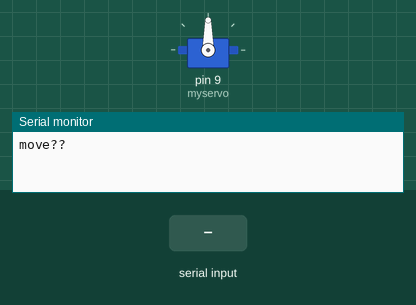
This sketch was run on a simulated Arduino Uno, built with avr-gcc and run on an emulated ATmega328P. Shown: servo, the last lines printed to the serial monitor. Inputs (shaded band) come from the test bench.

Above: at 1.2 s.
1.3 s: "1\n" received over Serial
At 2.0 s:
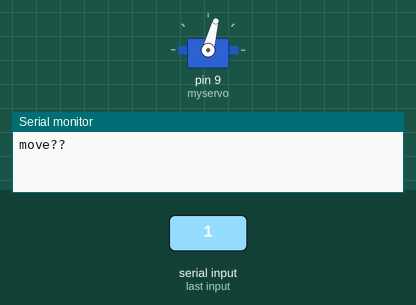
4.1 s: "3\n" received over Serial
At 4.7 s:
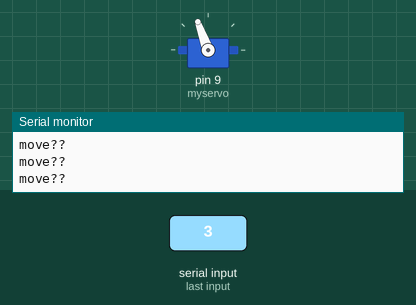
Timing chart, 0 to 7.1 s (numbered marks = the images above; inputs shaded):
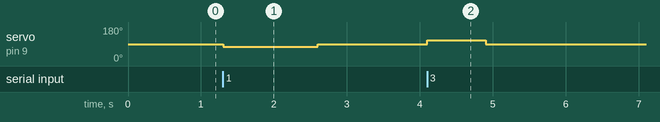

Measured:
- after the input at 1.3 s, servo on pin 9 (myservo): 90° → 75° at once, → 90° 1.3 s later
- after the input at 4.1 s, servo on pin 9 (myservo): 90° → 110° at once, → 90° 0.80 s later

The sketch:

Final_Gripper_servo.ino
```cpp
#include <Servo.h>

Servo myservo;  // create servo object to control a servo
// twelve servo objects can be created on most boards

int pos = 0;    // variable to store the servo position
int move ;   // for incoming serial data

void setup() {
  Serial.begin(9600);
  myservo.attach(9);  // attaches the servo on pin 9 to the servo object
}


void loop() {

          Serial.println("move??");

        // send data only when you receive data:
        while(!Serial.available());
                // read the incoming byte:
                move = Serial.parseInt();

                // say what you got:
                if(move==0){

                }

                if(move==1){

                myservo.write(75);
                for(int i=90;i>=0;i=i-4)
                {/*
                  myservo.write(i);
                  delay(10);
                */
                 delay(1300);
                 myservo.write(90);
                 break ;
                }


                }
                if(move==2)myservo.write(90);
                if(move==3)
                {/*
                  for(int j=100;j<180;j=j+4)
                    myservo.write(j);
                    delay(20);
                */
                myservo.write(110);
                delay(800);
                myservo.write(90);
                while(1){
                  break;
                  }
                }


        }
```
